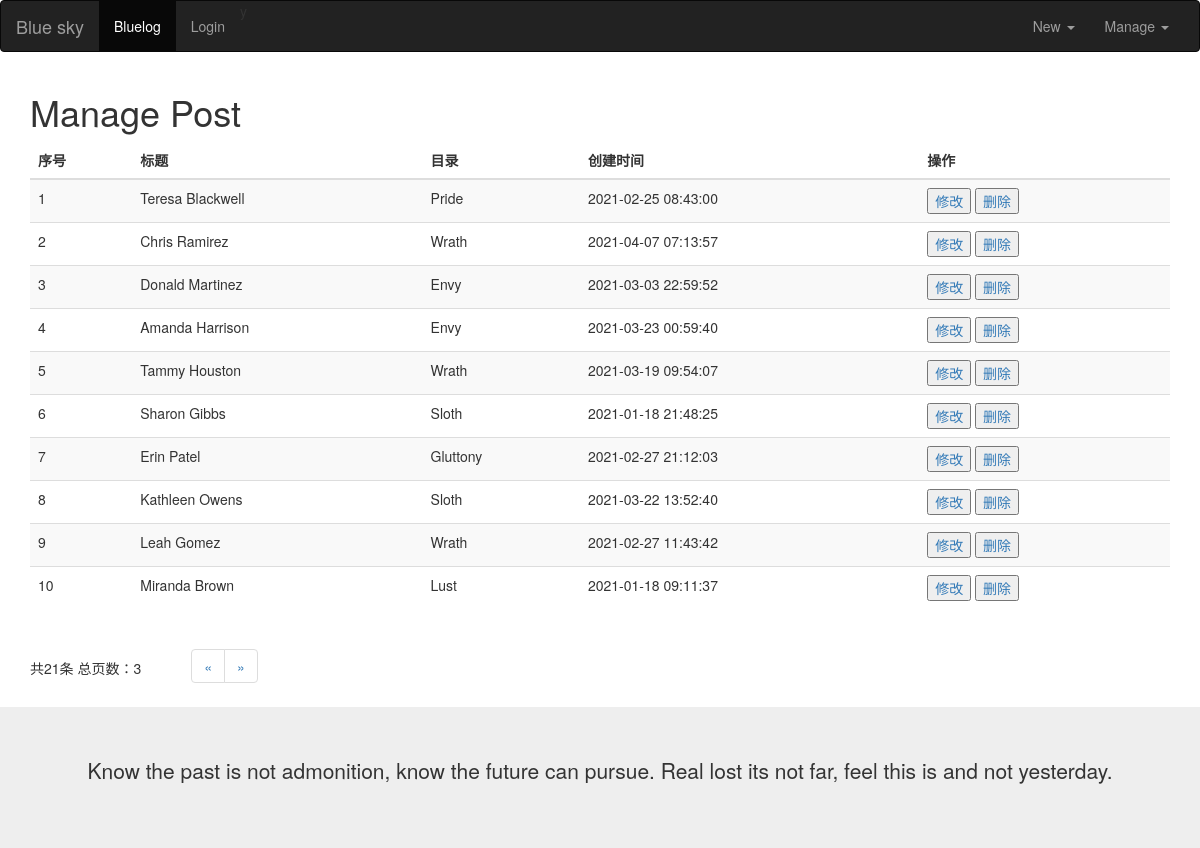
The app's page /admin/managepost with its own data.
### models.py (models this page shows)
class Post(db.Model):
    id = db.Column(db.Integer, primary_key=True)
    title = db.Column(db.String(20))
    category = db.Column(db.String(20))
    body = db.Column(db.Text)
    timestamp = db.Column(db.DateTime, default=datetime.utcnow, index=True)

### views/blogs/admin.py (the view)
@admin_app.route('/managepost', methods=['get', 'post'])
def managePost():
    page = request.args.get('page')
    if page is not None:
        posts = Post.query.paginate(int(page), 10)
    else:
        posts = Post.query.paginate(1, 10)
    return render_template("admin/manage_post.html", posts=posts.items,
                           pages=posts.pages,  # 总页数
                           total=posts.total,  # 总条数
                           pageList=posts.iter_pages(),  # 自动分页
                           next_num=posts.next_num,  # 下一页
                           prev_num=posts.prev_num  # 上一页
                           )

### templates/admin/manage_post.html (shortened to what this page needs)
{% extends 'blog_base.html' %}
{% block content %}
<h1>Manage Post</h1>
<div class="row">
    <div class="col-sm-12">
        <table class="table table-striped">
          <thead>
            <tr>
                <th>序号</th>
                <th>标题</th>
                <th>目录</th>
                <th>创建时间</th>
                <th>操作</th>
            </tr>
          </thead>
          <tbody>
            {% for blog_post in posts %}
            <tr>
                <td>{{ blog_post.id}}</td>
                <td>{{ blog_post.title}}</td>
                <td>{{ blog_post.category}}</td>
                <td>{{ blog_post.timestamp }}</td>
                <td>
                    <a href="{{ url_for("admin_app.editPost", post_id=blog_post.id) }}"><button type="button">修改</button></a>
                    <a href="{{ url_for("admin_app.deletePost", post_id=blog_post.id) }}"><button type="button">删除</button></a>
                </td>
            </tr>
            {% endfor %}
          </tbody>
        </table>
       <table>
            <tr>
            <td>共{{ total }}条 总页数：{{ pages }}</td>
            <td >
                <ul class="pagination" style="margin-left: 50px">
                    {% if prev_num != None %}
                        <li><a href="?page={{ prev_num }}">&laquo;</a></li>
                    {% else %}
                        <li><a href="#">&laquo;</a></li>
                    {% endif %}
                    {% if next_num != None %}
                        <li><a href="?page={{ next_num }}">&raquo;</a></li>
                    {% else %}
                        <li><a href="#">&raquo;</a></li>
                    {% endif %}
                </ul>
            </td>
            </tr>
        </table>
    </div>
</div>
{% endblock %}

### records on screen
Post: id "1", title "Teresa Blackwell", category "Pride", timestamp "2021-02-25 08:43:00"
Post: id "2", title "Chris Ramirez", category "Wrath", timestamp "2021-04-07 07:13:57"
Post: id "3", title "Donald Martinez", category "Envy", timestamp "2021-03-03 22:59:52"
Post: id "4", title "Amanda Harrison", category "Envy", timestamp "2021-03-23 00:59:40"
Post: id "5", title "Tammy Houston", category "Wrath", timestamp "2021-03-19 09:54:07"
Post: id "6", title "Sharon Gibbs", category "Sloth", timestamp "2021-01-18 21:48:25"
Post: id "7", title "Erin Patel", category "Gluttony", timestamp "2021-02-27 21:12:03"
Post: id "8", title "Kathleen Owens", category "Sloth", timestamp "2021-03-22 13:52:40"
Post: id "9", title "Leah Gomez", category "Wrath", timestamp "2021-02-27 11:43:42"
Post: id "10", title "Miranda Brown", category "Lust", timestamp "2021-01-18 09:11:37"

### other values on screen
{{ total }} "21"
{{ pages }} "3"
